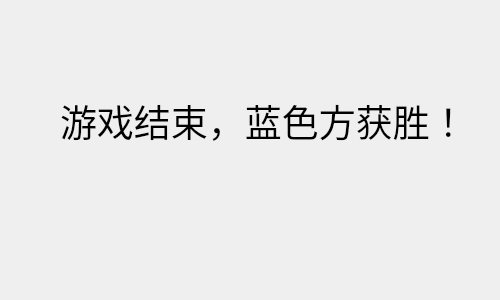
<?xml version="1.0" encoding="UTF-8"?>
<ui version="4.0">
 <class>LoseDialog</class>
 <widget class="QDialog" name="LoseDialog">
  <property name="geometry">
   <rect>
    <x>0</x>
    <y>0</y>
    <width>500</width>
    <height>300</height>
   </rect>
  </property>
  <property name="windowTitle">
   <string>游戏结束</string>
  </property>
  <property name="windowIcon">
   <iconset resource="res.qrc">
    <normaloff>:/res/game.ico</normaloff>:/res/game.ico</iconset>
  </property>
  <widget class="QLabel" name="label">
   <property name="geometry">
    <rect>
     <x>60</x>
     <y>70</y>
     <width>411</width>
     <height>101</height>
    </rect>
   </property>
   <property name="font">
    <font>
     <family>方正姚体</family>
     <pointsize>28</pointsize>
    </font>
   </property>
   <property name="text">
    <string>游戏结束，蓝色方获胜！</string>
   </property>
  </widget>
 </widget>
 <resources>
  <include location="res.qrc"/>
 </resources>
 <connections/>
</ui>
